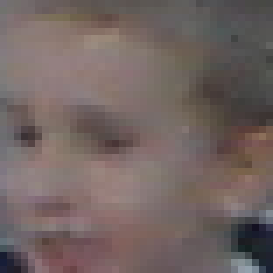
#> input picture roi.png, 39 x 39 px, given in place of person_139.png, which was not available (shown 7 times larger)
$ jupyter execute --allow-errors AlexLucasProject.ipynb
#> lines starting #> are read from the running program, lines starting #| are printed output that depends on the picture; after the words box and inside, x2 and y2 are one past the last pixel; in counts of white or black regions, pixels touching at a corner belong together; pictures that were not available may be replaced by others from this repository, and a replacement may not be noted
[cell 1]
import cv2

[cell 2]
#our dataset: http://pascal.inrialpes.fr/data/human/

[cell 3]
#load in image and detect face(s), https://realpython.com/face-recognition-with-python/ (need adjust size of squares to include hair)

# Create the haar cascade
faceCascade = cv2.CascadeClassifier("haarcascade_frontalface_default.xml")

TEST_PHOTO = "../OtherFinalProjectStuff/INRIAPerson/Train/pos/person_139.png"

# Read the image
image = cv2.imread(TEST_PHOTO)
#> image is the input picture: shape (39, 39, 3); mean B, G, R 97.7, 100.2, 114.1
gray = cv2.cvtColor(image, cv2.COLOR_BGR2GRAY)
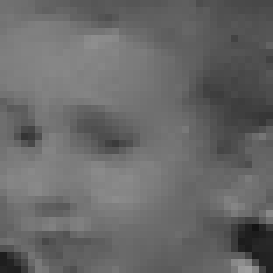
#> gray: shape (39, 39) (shown 7 times larger); min 19, max 157, mean 104.1

# Detect faces in the image
faces = faceCascade.detectMultiScale(
    gray,
    scaleFactor=1.1,
    minNeighbors=3,
    minSize=(15, 15),
    flags = cv2.CASCADE_SCALE_IMAGE #https://stackoverflow.com/questions/41341409/where-is-cv-haar-scale-image-in-opencv-3-1-0-with-python-3-5
)
#> faces = ()

print("Found {0} faces!".format(len(faces)))
#| Found 0 faces!

# Draw a rectangle around the faces
for (x, y, w, h) in faces:
    cv2.rectangle(image, (x, y), (x+w, y+h), (0, 255, 0), 2)
#> this loop made 0 passes

cv2.imshow("Faces found", image)
cv2.waitKey(0)
#> Out = 27

[cell 4]
for (x,y,w,h) in faces:
    print(x, y, w, h)

[cell 5]
# [17 lines of commented-out code are left out]

[cell 6]
# [9 lines of commented-out code are left out]

[cell 7]
image = cv2.imread(TEST_PHOTO)

index = 1
for (x, y, w, h) in faces:
    cv2.imwrite('roi' + str(index) + '.png', image[y:y+h, x:x+w]) #https://stackoverflow.com/questions/9084609/how-to-copy-a-image-region-using-opencv-in-python
    index += 1
#> after the loop, index = 1

[cell 8]
import numpy as np
from tensorflow.keras.layers import Add, Conv2D, Input, Lambda
from tensorflow.keras.models import Model

DIV2K_RGB_MEAN = np.array([0.4488, 0.4371, 0.4040]) * 255

def edsr(scale, num_filters=64, num_res_blocks=8, res_block_scaling=None):
    """Creates an EDSR model."""
    x_in = Input(shape=(None, None, 3))
    x = Lambda(normalize)(x_in)

    x = b = Conv2D(num_filters, 3, padding='same')(x)
    for i in range(num_res_blocks):
        b = res_block(b, num_filters, res_block_scaling)
    b = Conv2D(num_filters, 3, padding='same')(b)
    x = Add()([x, b])

    x = upsample(x, scale, num_filters)
    x = Conv2D(3, 3, padding='same')(x)

    x = Lambda(denormalize)(x)
    return Model(x_in, x, name="edsr")


# [25 lines left out: functions res_block, upsample, not called in this run]

def pixel_shuffle(scale):
    return lambda x: tf.nn.depth_to_space(x, scale)


def normalize(x):
    return (x - DIV2K_RGB_MEAN) / 127.5


def denormalize(x):
    return x * 127.5 + DIV2K_RGB_MEAN

[cell 9]
import tensorflow as tf
from tensorflow.keras.optimizers import Adam
from tensorflow.keras.optimizers.schedules import PiecewiseConstantDecay
#send face(s) through super resolution network, (????? TODO, train on Colab, load here, find LR/SR face dataset as well)

# EDSR baseline as described in the EDSR paper (1.52M parameters)
#> (the rest of this cell did not finish here and is left out)

[cell 10]
from PIL import Image
import numpy as np

index = 0
for (x,y,w,h) in faces:
    PIL_image = Image.fromarray(np.asarray(y1[index]).reshape(4*w,4*h,3).astype('uint8'), 'RGB')
    PIL_image.save('test' + str(index+1) + '.png')
    index += 1
#> after the loop, index = 0

[cell 11]
#overlay big face on OG image: https://stackoverflow.com/questions/40895785/using-opencv-to-overlay-transparent-image-onto-another-image?fbclid=IwAR2FxAinlVh8GOKCZmQW0kZMOmAEt_caonwHTHPI3cDAiT3Yo-tJGTOmufs
imageOG = cv2.imread(TEST_PHOTO)
cv2.imwrite("combined.png", imageOG)

imageOG = cv2.imread("combined.png")

index = 1

for (x, y, w, h) in faces:
    bigHead = cv2.imread("test" + str(index) + ".png")
    rows,cols,channels = bigHead.shape
    imageOG[y-int((3/4)*cols):y-int((3/4)*cols)+cols, x-int((3/8)*rows):x-int((3/8)*rows)+rows] = bigHead #overlay
    cv2.imwrite('combined.png', imageOG)
    index += 1

[cell 12]
#cartoonify image and display
#https://analyticsindiamag.com/converting-image-into-a-pencil-sketch-in-python/
#OR
#https://analyticsindiamag.com/converting-an-image-to-a-cartoon/?fbclid=IwAR1KsgK4sj3mpkUU-kIolQS1kUFnkkCo5bLDeq4BFPvfOzXRa-_gHF_PbWw

combined = cv2.imread("combined.png")
img_gray = cv2.cvtColor(combined, cv2.COLOR_BGR2GRAY)
img_invert = cv2.bitwise_not(img_gray)
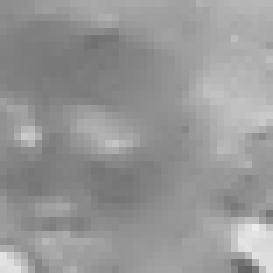
#> img_invert: shape (39, 39) (shown 7 times larger); min 98, max 236, mean 150.9
img_smoothing = cv2.GaussianBlur(img_invert, (31, 31),sigmaX=0, sigmaY=0)
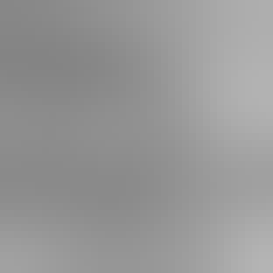
#> img_smoothing: shape (39, 39) (shown 7 times larger); min 132, max 180, mean 150.7

def dodgeV2(x, y):
    return cv2.divide(x, 255 - y, scale=256)
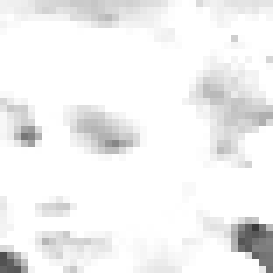
#> returned value: shape (39, 39) (shown 7 times larger); min 58, max 255, mean 241.7

final_img = dodgeV2(img_gray, img_smoothing)

cv2.imwrite('final.png', final_img)
#> Out = True

[cell 13]
#https://stackoverflow.com/questions/42594993/gradient-mask-blending-in-opencv-python
# [9 lines left out: function alphaBlend, not called in this run]

final = cv2.imread("final.png")
#> final: shape (39, 39, 3); min 58, max 255, mean 241.7
cv2.imwrite('finalmasked.png', final)

index = 1
for (x, y, w, h) in faces:
    final = cv2.imread("finalmasked.png")
    bigHead = cv2.imread("test" + str(index) + ".png")
    rows,cols,channels = bigHead.shape
    H,W = final.shape[:2]
    mask = np.zeros((H,W), np.uint8)
    cv2.rectangle(mask, (x-int((3/8)*rows),y-int((3/4)*cols)), (x-int((3/8)*rows)+rows,y-int((3/4)*cols)+cols), (255,255,255), 8)
    mask = cv2.GaussianBlur(mask, (21, 21),sigmaX=0, sigmaY=0)

    blured = cv2.GaussianBlur(final, (31,31),sigmaX=0, sigmaY=0)

    blended1 = alphaBlend(final, blured, mask)

    cv2.imwrite('finalmasked.png', blended1)
    index += 1

    #cv2.imshow("blened1", blended1);
    #cv2.imshow("mask", mask);
    #cv2.waitKey();cv2.destroyAllWindows()

$ run again, on test1.png
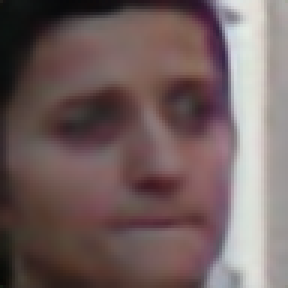
#> input picture test1.png, 96 x 96 px, given in place of person_139.png, which was not available (shown 3 times larger)
#> image is the input picture: shape (96, 96, 3); mean B, G, R 94.7, 95.5, 114.1
#> faces = [[8, 8, 81, 81]]
#| Found 1 faces!
#> the loop `for (x, y, w, h) in faces:` made 1 pass
#> after the loop `for (x, y, w, h) in faces:`:
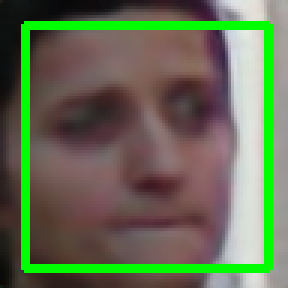
#> image: shape (96, 96, 3) (shown 3 times larger); 10.5% of pixels changed, all inside (x1, y1, x2, y2) = (7, 7, 91, 91)
#> `cv2.waitKey(0)`: Out = 27
#> the loop `for (x,y,w,h) in faces:` made 1 pass
#> (printed output is left out)
#> the loop `for (x, y, w, h) in faces:` made 1 pass
#> (x, y, w, h, index) on pass 1: (8, 8, 81, 81, 2)
#> after the loop `for (x, y, w, h) in faces:`: index = 2
#> `cv2.imwrite('final.png', final_img)`: Out = True
#> in alphaBlend, `blended = cv2.convertScaleAbs(img1*(1-alpha) + img2*alpha)`:
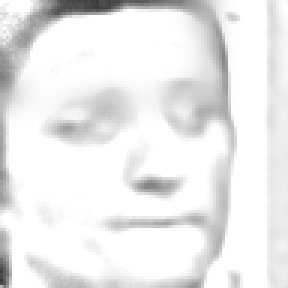
#> blended: shape (96, 96, 3) (shown 3 times larger); min 60, max 255, mean 235.4

$ run again, on test2.png
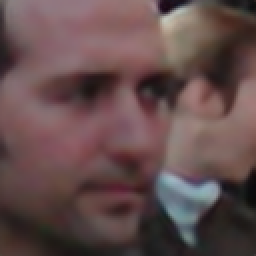
#> input picture test2.png, 128 x 128 px, given in place of person_139.png, which was not available (shown 2 times larger)
#> image is the input picture: shape (128, 128, 3); mean B, G, R 76.9, 77.1, 99.8
#> faces = [[9, 7, 105, 105]]
#| Found 1 faces!
#> the loop `for (x, y, w, h) in faces:` made 1 pass
#> `cv2.waitKey(0)`: Out = 27
#> the loop `for (x,y,w,h) in faces:` made 1 pass
#> (printed output is left out)
#> the loop `for (x, y, w, h) in faces:` made 1 pass
#> (x, y, w, h, index) on pass 1: (9, 7, 105, 105, 2)
#> after the loop `for (x, y, w, h) in faces:`: index = 2
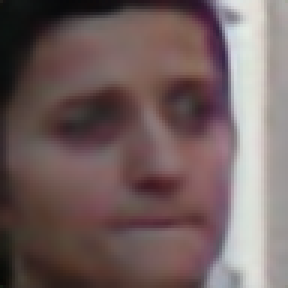
#> input picture test1.png, 96 x 96 px (shown 3 times larger)
#> bigHead is the input picture: shape (96, 96, 3); mean B, G, R 94.7, 95.5, 114.1
#> `cv2.imwrite('final.png', final_img)`: Out = True
#> `blured = cv2.GaussianBlur(final, (31,31),sigmaX=0, sigmaY=0)`:
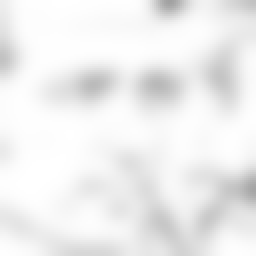
#> blured: shape (128, 128, 3) (shown 2 times larger); min 161, max 255, mean 238.7
